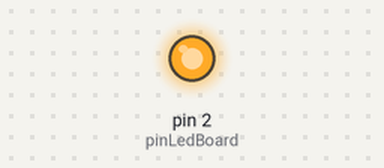
The sketch below on a simulated Arduino Uno, built with avr-gcc and run on an emulated ATmega328P. Parts: output pins drawn as LEDs (lit = HIGH). What the sketch prints to the serial monitor is not drawn.

Above: at 0.05 s.
Timing chart, 0 to 3.0 s (numbered marks = the images above):
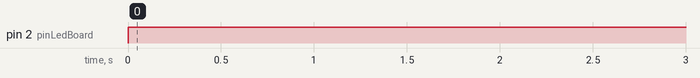

Measured:
- by itself, pin 2 (pinLedBoard): LOW → HIGH at 0.00 s

The sketch:

nodeMCU.ino
```cpp
#define pinLedBoard 2
#include <SoftwareSerial.h>
const int delayTimeMls = 1000;

 void setup() {
  // put your setup code here, to run once:
  Serial.begin(9600);
  pinMode(pinLedBoard,OUTPUT);
}

void loop() {
  // put your main code here, to run repeatedly:
  digitalWrite(pinLedBoard,HIGH);
  delay(delayTimeMls);
  digitalWrite(pinLedBoard,LOW);
  Serial.println("I Live");
}
```
